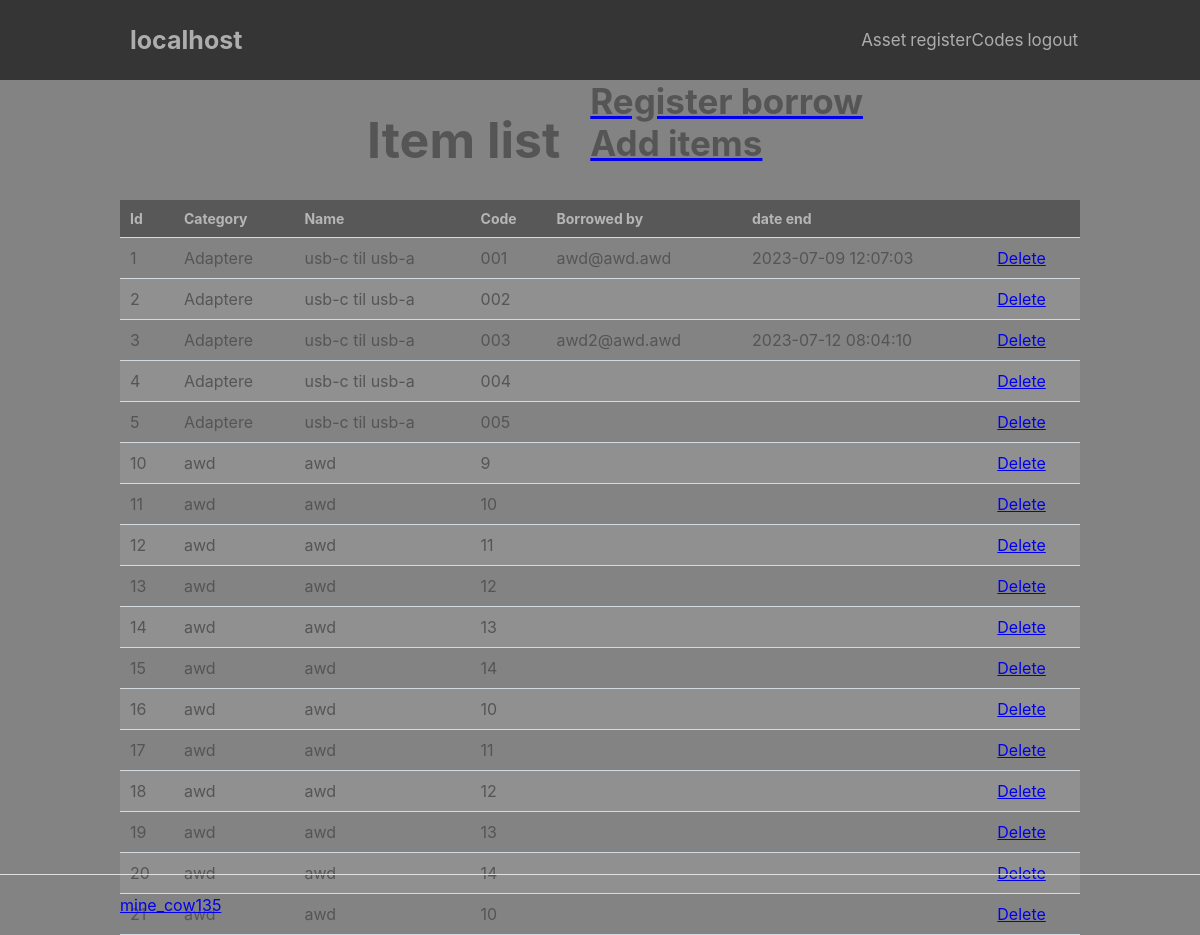
/index.php?page=asset/itemList (signed in), run on the app's committed database.
### tables this page shows
CREATE TABLE `asset_items` (
  `id` int NOT NULL,
  `name` varchar(20) NOT NULL,
  `category` varchar(20) NOT NULL,
  `code` varchar(30) NOT NULL,
  `date` datetime NOT NULL DEFAULT CURRENT_TIMESTAMP,
  `siteId` int NOT NULL,
  `removed` tinyint(1) NOT NULL DEFAULT '0'
);

CREATE TABLE `asset_user` (
  `id` int NOT NULL,
  `name` varchar(50) DEFAULT NULL,
  `mail` varchar(30) NOT NULL,
  `internalId` int DEFAULT NULL,
  `siteId` int NOT NULL
);

CREATE TABLE `asset_borrowed` (
  `id` int NOT NULL,
  `itemId` int NOT NULL,
  `userId` int NOT NULL,
  `borrowedBy` int NOT NULL,
  `comment` varchar(100) DEFAULT NULL,
  `dateStart` datetime NOT NULL DEFAULT CURRENT_TIMESTAMP,
  `dateEnd` datetime NOT NULL,
  `dateBack` datetime DEFAULT NULL,
  `siteId` int NOT NULL
);

### index.php (called while the page is built, shortened)
<?php
include 'functions.php';
$page = isset($_GET['page']) && file_exists('pages/' . $_GET['page'] . '.php') ? $_GET['page'] : 'home';
include 'pages/' . $page . '.php';

### pages/asset/itemList.php (the view, shortened to what this page needs)
<?php
headerr('Item list', "asset.itemList");
?>
<?php
    $sql = "SELECT id, name, category, code FROM asset_items WHERE siteId = :siteId AND removed = 0";
        $stmt = $pdo->prepare($sql);
        $stmt->bindValue(':siteId', $_SESSION["siteId"]);
        $stmt->execute();
        $item = $stmt->fetchAll(PDO::FETCH_ASSOC);
    $sql = "SELECT asset_borrowed.id, asset_borrowed.itemId, asset_borrowed.userId, asset_user.name, asset_user.mail, asset_borrowed.dateEnd FROM asset_borrowed LEFT JOIN asset_user ON asset_borrowed.userId = asset_user.id WHERE `dateBack` IS NULL AND asset_borrowed.siteId = :siteId";
        $stmt = $pdo->prepare($sql);
        $stmt->bindValue(':siteId', $_SESSION["siteId"]);
        $stmt->execute();
        $borrow = $stmt->fetchAll(PDO::FETCH_ASSOC);
?>
<div class="content-wrapper-center">
    <h1 class="head">Item list</h1>
    <div>
        <?php
            $permissionName = "asset.borrow";
            if (true === ((in_array($permissionName, array_column($_SESSION["permissions"], 'permissionName')))) || $permissionName == "default") {
                echo '<a href="index.php?page=asset/borrow"><h3>Register borrow</h3></a>';
            }
            $permissionName = "asset.create";
            if (true === ((in_array($permissionName, array_column($_SESSION["permissions"], 'permissionName')))) || $permissionName == "default") {
                echo '<a href="index.php?page=asset/import"><h3>Add items</h3>';
            }
        ?>
        </a>
    </div>
    <table>
        <thead>
            <tr>
                <td>Id</td>
                <td>Category</td>
                <td>Name</td>
                <td>Code</td>
                <td>Borrowed by</td>
                <td>date end</td>
                <td></td>
            </tr>
        </thead>
        <tbody>
            <?php
                foreach ($item as $i) {
                    unset($found_key);
                    if (in_array($i["id"],array_column($borrow, "itemId"))) {
                        $found_key = array_search($i["id"],array_column($borrow, "itemId"));
                    }
            ?>
                    <tr>
                        <td><?= $i["id"] ?></td>
                        <td><?= $i["category"] ?></td>
                        <td><?= $i["name"] ?></td>
                        <td><?= $i["code"] ?></td>
                        <td><?= $borrow[$found_key]["mail"] ?></td>
                        <td><?= $borrow[$found_key]["dateEnd"] ?></td>
                        <td><a href="index.php?page=asset/itemList&delete=<?= $i["id"] ?>" onclick="return confirm('Are you sure?');">Delete</a></td>
                    </tr>
            <?php
                }
            ?>
        </tbody>
    </table>
</div>
<?= template_footer() ?>

### functions.php (shortened to what this page needs)
<?php
    function pdo_connect_mysql() {
        try {
        	return new PDO("mysql:host=" . $DATABASE_HOST . ";dbname=" . $DATABASE_NAME . ";charset=utf8", $DATABASE_USER, $DATABASE_PASS);
        } catch (PDOException $exception) {
        	echo "Failed to connect to database!";
            exit("Failed to connect to database!");
        }
    }
    function headerr($title, $permissionName)
    {
        $namechoice = 2;
        $namearr["1"] = "Template";
        $namearr["2"] = $_SERVER["HTTP_HOST"];
        $name = $namearr["$namechoice"];
        $pdo = pdo_connect_mysql();
        $root = $_SERVER['WEB_ROOT'] = str_replace("index.php",'',$_SERVER['SCRIPT_NAME']);
        $sql = "(SELECT userPermission.userId, users.username, userPermission.dateStart, userPermission.dateEnd, userPermission.permissionId, permission.permissionName, permission.page, permission.dropdown, permission.placement, userPermission.header, userPermission.siteId, sites.siteName FROM userPermission LEFT JOIN users ON userPermission.userId = users.id LEFT JOIN sites ON userPermission.siteId = sites.id LEFT JOIN permission ON userPermission.permissionId = permission.id WHERE userPermission.userId = :userId AND dateStart < :date AND (dateEnd > :date OR dateEnd IS NULL) AND (siteId = :siteId OR siteId = 0)) UNION (SELECT group_userGroup.userId, users.username, group_userGroup.dateStart, group_userGroup.dateEnd, group_permissions.permissionId, permission.permissionName, permission.page, permission.dropdown, permission.placement, group_permissions.header, group_userGroup.siteId, sites.siteName FROM `group_userGroup` LEFT JOIN users ON group_userGroup.userId = users.id LEFT JOIN group_groups ON group_userGroup.groupId = group_groups.id INNER JOIN group_permissions ON group_userGroup.groupId = group_permissions.groupId LEFT JOIN permission ON group_permissions.permissionId = permission.id LEFT JOIN sites ON group_userGroup.siteId = sites.id WHERE group_userGroup.userId = :userId AND dateStart < :date AND (dateEnd > :date OR dateEnd IS NULL) AND (siteId = :siteId OR siteId = 0)) ORDER BY `placement`";
        $stmt = $pdo->prepare($sql);
        $date = date("Y-m-d H:i:s");
        if ($_SESSION["id"]) {
            $userId = $_SESSION["id"];
        }
        else {
            $userId = 0;
        }
        $stmt->bindValue(':userId', $userId);
        $stmt->bindValue(':date', $date);
        $stmt->bindValue(':siteId', $_SESSION["siteId"]);
        $stmt->execute();
        $permissions = $stmt->fetchAll(PDO::FETCH_ASSOC);
        echo '
        <!DOCTYPE html>
        <html lang="en">
            <head>
                <meta charset="utf-8">
                <title>' . $title . '</title>
                <link href="' . $root . 'css/import.css" rel="stylesheet" type="text/css">
                <link rel="shortcut icon" href="img/logo.png" />
            </head>
            <body>
                <header>
                    <div class="content-wrapper">
                            <a href="index.php">
                                <img src="img/logo.png" height="70px" alt="">
                                <h1>' . $name . '</h1>
                            </a>
                            <nav>
                        ';
                        foreach ($permissions as $i) {
                            if ($i["header"] == true) {
                                ?>
                                <a href="index.php?page=<?=$i['page']?>"><?=$i['permissionName']?></a>
                                <?php
                            }
                        }
        echo '
                    </nav>
                </div>
            </header>
            <main>
    ';
    }
    function template_footer() {
        echo '
                </main>
                <footer>
                    <div class="content-wrapper">
                        <a href="https://github.com/minecow135">mine_cow135</a>
                    </div>
                </footer>
            </body>
        </html>
        ';
    }
?>

### css/var.css (style rules this page uses)
* { --color_bg_background: #838383; --color_border: #dee0e4; --color_confirm: #38b673; --color_confirm_hover: #32a367; --color_txt_h_1: #adadad; --color_txt_h_2: #555555; --color_txt_p_1: #adadad; --color_txt_p_2: #555555; --color_txt_p_1: #cacaca; --size_tx_h1_1: 50px; --size_tx_h1_2: ; --size_tx_h1_3: 25px; --size_tx_h2_1: 40px; --size_tx_h2_2: 30px; --size_tx_h2_3: ; --size_tx_h3_1: 35px; --size_tx_h3_2: ; --size_tx_h3_3: ; --size_tx_h4_1: 30px; --size_tx_h4_2: ; --size_tx_h4_3: ; --size_tx_h5_1: 25px; --size_tx_h5_2: ; --size_tx_h5_3: ; --size_tx_h6_1: 20px; --size_tx_h6_2: ; --size_tx_h6_3: ; --size_text_header_h1: 25px; --size_text_header: 17px; --size_text_header_span: 12px; --size_item_span: 16px; --place_item_span_top: 22px; --place_item_span_right: 0px; --color_bg_header: #353535; --color_h_table: #b6b6b6; --color_bg_box: #5e5d5d; --color_bg_box_submit: #4e4e4e; --color_bg_box_submit_hover:#3b3b3b; }

### css/style.css (style rules this page uses)
* { box-sizing: border-box; font-family: -apple-system, BlinkMacSystemFont, "segoe ui", roboto, oxygen, ubuntu, cantarell, "fira sans", "droid sans", "helvetica neue", Arial, sans-serif; font-size: 16px; -webkit-font-smoothing: antialiased; -moz-osx-font-smoothing: grayscale; box-sizing: border-box }
html { height: 100%; width: 100%; background-color: var(--color_bg_background); }
body { position: relative; min-height: 100vh; color: #555555; margin: 0; margin-bottom: 20px; }
h1, h2, h3, h4, h5 { color: var(--color_txt_h_2); margin: 0; }
h1 { font-size: var(--size_tx_h1_1); padding: 30px; }
h3 { font-size: var(--size_tx_h3_1); }
.content-wrapper, .content-wrapper-center { width: 80%; margin: 0 auto; display: flex; flex-wrap: wrap; }
.content-wrapper-center { justify-content: center; }

### css/header.css (style rules this page uses)
header { background-color: var(--color_bg_header); }
header .content-wrapper { display: flex; align-items: center; position: relative; }
header .content-wrapper a { display: flex; align-items: center; justify-content: center; color: inherit; }
header .content-wrapper a h1 { font-size: var(--size_text_header_h1); padding: 0; color: inherit; }
header { color: var(--color_txt_h_1); }
header a { text-decoration: none; }
header nav { display: flex; flex-grow: 1; flex-basis: 0; justify-content: flex-end; align-items: center; position: relative; }
header nav a { text-decoration: none; color: inherit; margin: 0 2px; font-size: var(--size_text_header); }
footer { position: absolute; bottom: 0; border-top: 1px solid var(--color_border); padding: 20px 0; width: 100%; }

### css/table.css (style rules this page uses)
table { width: 100%; padding-top: 30px; border-collapse: collapse; }
table thead { background-color: #585858; border-bottom: 1px solid #d3dae0; }
table thead td { padding: 10px; font-weight: bold; color: var(--color_h_table); font-size: 14px; }
table tbody tr { border-bottom: 1px solid #d3dae0; }
table tbody tr:nth-child(even) { background-color: #909090; }
table tbody tr td { padding: 10px; }

### data on the page
asset_items: id "1", category "Adaptere", name "usb-c til usb-a", code "001", id.mail "awd@awd.awd", id.dateEnd "2023-07-09 12:07:03"
asset_items: id "2", category "Adaptere", name "usb-c til usb-a", code "002"
asset_items: id "3", category "Adaptere", name "usb-c til usb-a", code "003", id.mail "awd2@awd.awd", id.dateEnd "2023-07-12 08:04:10"
asset_items: id "4", category "Adaptere", name "usb-c til usb-a", code "004"
asset_items: id "5", category "Adaptere", name "usb-c til usb-a", code "005"
asset_items: id "10", category "awd", name "awd", code "9"
asset_items: id "11", category "awd", name "awd", code "10"
asset_items: id "12", category "awd", name "awd", code "11"
asset_items: id "13", category "awd", name "awd", code "12"
asset_items: id "14", category "awd", name "awd", code "13"
asset_items: id "15", category "awd", name "awd", code "14"
asset_items: id "16", category "awd", name "awd", code "10"
asset_items: id "17", category "awd", name "awd", code "11"
asset_items: id "18", category "awd", name "awd", code "12"
asset_items: id "19", category "awd", name "awd", code "13"
asset_items: id "20", category "awd", name "awd", code "14"
asset_items: id "21", category "awd", name "awd", code "10"

### other printed values
$name "localhost"
$i['permissionName'] "Asset"
$i['permissionName'] "registerCodes"
$i['permissionName'] "logout"
